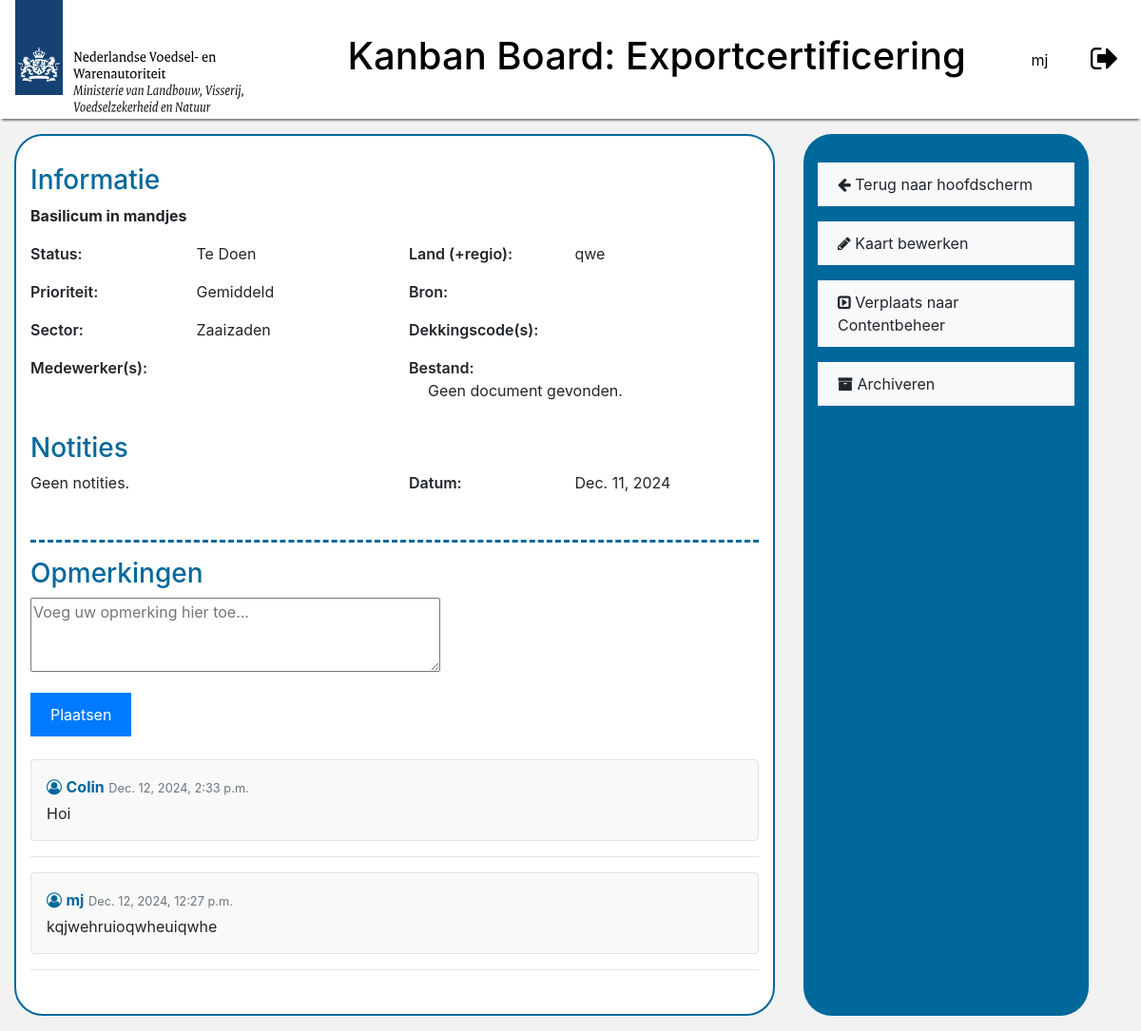
The app's page /5 (signed in) with its own data.
### tasks/models.py (models this page shows, shortened)
class Task(models.Model):
    description = models.CharField(
        max_length=255,
        blank=False,
        null=False,
    )
    country = models.CharField(max_length=100, default="")
    sector = models.CharField(
        max_length=40,
        choices=SectorChoices.choices,
        default=SectorChoices.ZAAIZADEN
    )
    status = models.CharField(
        max_length=15,
        choices=TaskStatus.choices,
        default=TaskStatus.TODO
    )
    column = models.CharField(
        max_length=20,
        choices=ColumnStatus.choices,
        default=ColumnStatus.EXPERTISE
    )
    assigned_employee = models.ForeignKey(
        User,
        on_delete=models.SET_NULL,
        null=True,
        blank=True,
        related_name='assigned_tasks'
    )
    priority = models.CharField(
        max_length=10,
        choices=PriorityChoices.choices,
        default=PriorityChoices.MEDIUM
    )
    source = models.TextField(blank=True)
    coverages = models.TextField(blank=True)
    created_at = models.DateTimeField(auto_now_add=True)
    archived = models.BooleanField(default=False)
    date_archived = models.DateTimeField(
        blank=True,
        null=True,
    )
    file = models.FileField(upload_to='task_files/', blank=True, null=True)
    notes = models.TextField(
        blank=True,
        help_text="Additional notes or details about the task."
    )

class Comment(models.Model):
    task = models.ForeignKey(Task, on_delete=models.CASCADE, related_name='comments')
    user = models.ForeignKey(User, on_delete=models.CASCADE)
    content = models.TextField()
    created_at = models.DateTimeField(auto_now_add=True)

### tasks/views.py (the view)
# urls.py: path('<int:task_id>', views.view_task, name='view_task'),
@login_required
def view_task(request, task_id):
    task = get_object_or_404(Task, id=task_id)
    comments = task.comments.all().order_by('-created_at')
    if request.method == 'POST':
        comment_form = CommentForm(request.POST)
        if comment_form.is_valid():
            comment = comment_form.save(commit=False)
            comment.task = task
            comment.user = request.user
            comment.save()
            return redirect('view_task', task_id=task.id)
    else:
        comment_form = CommentForm()
    user_has_permission = has_permission_for_task(request.user, task)
    context = {
        'task': task,
        'comments': comments,
        'comment_form': comment_form,
        'user_has_permission': user_has_permission,
    }
    return render(request, 'view_task.html', context)

### tasks/forms.py
class CommentForm(forms.ModelForm):
    class Meta:
        model = Comment
        fields = ['content']
        widgets = {
            'content': forms.Textarea(attrs={
                'placeholder': 'Voeg uw opmerking hier toe...',
                'rows': 3
            }),
        }

### tasks/utils.py (called while the page is built)
def has_permission_for_task(user, task):
    if user.is_superuser:
        return True
    if task.column in ['expertise', 'notificeren'] and user.groups.filter(name="Expertise").exists():
        return True
    if task.column == 'contentbeheer' and user.groups.filter(name="Contentbeheer").exists():
        return True
    return False

### tasks/templates/view_task.html (shortened to what this page needs)
{% extends 'base.html' %}
{% block content %}
<div class="row mb-3" style="width: 100%;">
    <div class="col-8 archive-column mt-3" style="margin-right: 0px;">
        <h3 style="color: #01689b;">Informatie</h3>
            <p><strong>{{ task.description }}</strong></p>
            <div class="row">
                <div class="col-6">
                    <p>
                        <span class="task-details-label">Status:</span>
                        <span class="task-details-value">
                            {% if not task.archived %}
                                {{ task.get_status_display }}
                            {% else %}
                                Afgerond
                            {% endif %}
                        </span>
                    </p>
                    <p>
                        <span class="task-details-label">Prioriteit:</span>
                        <span class="task-details-value">{{ task.priority }}</span>
                    </p>
                    <p>
                        <span class="task-details-label">Sector:</span>
                        <span class="task-details-value">{{ task.sector }}</span>
                    </p>
                    <p>
                        <span class="task-details-label">Medewerker(s):</span>
                    </p>
                </div>
                <div class="col-6">
                    <p>
                        <span class="task-details-label">Land (+regio):</span>
                        <span class="task-details-value">{{ task.country }}</span>
                    </p>
                    <p>
                        <span class="task-details-label">Bron:</span>
                    </p>
                    <p>
                        <span class="task-details-label">Dekkingscode(s):</span>
                    </p>
                    <p>
                        <span class="task-details-label">Bestand:</span>
                        <span class="task-details-value">
                            {% if task.file %}
                                <a href="{{ task.file.url }}" target="_blank">Bekijk bestand</a>
                            {% else %}
                                Geen document gevonden.
                            {% endif %}
                        </span>
                    </p>
                </div>
        </div>
        <h3 class="mt-3" style="color: #01689b;">Notities</h3>
        <div class="row">
        <div class="mb-3 col-6">
        <p>{% if task.notes%} {{ task.notes }}{% else %}Geen notities.{% endif %}</p>
        </div>
        <div class="mb-3 col-6">
            <p>
                <span class="task-details-label">Datum:</span>
                <span class="task-details-value">{{ task.created_at | date }}</span>
            </p>
        </div>
    </div>
    <hr style="border-top: 3px dashed #01689b;">
    <h3 style="color: #01689b;">Opmerkingen</h3>
    {% if not task.archived %}
    <form method="post" class="mb-3">
        <div class="form-group">
            {{ comment_form.content }}
        </div>
        <button type="submit" class="btn btn-primary">Plaatsen</button>
    </form>
    {% endif %}
    <div class="comments-section mt-4">
        {% for comment in comments %}
        <div class="comment mb-3 p-3 border rounded">
            <p class="mb-1">
                <i class="fa fa-user-circle-o" style="color: #01689b;"></i>
                <strong>{{ comment.user.username }}</strong>
                <small class="text-muted">{{ comment.created_at }}</small>
            </p>
            <p class="mb-0">{{ comment.content }}</p>
        </div>
        <hr>
        {% empty %}
        <p class="text-muted">Geen opmerkingen tot nu toe</p>
        {% endfor %}
    </div>
    </div>
    <div class="col-3 mt-3 settings-column" name="settings-column"
        style="margin-right: 0px !important; margin-left: 30px;">
        <a href="{% url 'kanban_board' %}" class="btn btn-light mb-3" style="width: 100%;"><i
                class="fa fa-arrow-left"></i> Terug naar hoofdscherm</a>
        {% if task.archived %}
        <a href="{% url 'archive' %}" class="btn btn-light mb-3" style="width: 100%;"><i class="fa fa-arrow-left"></i>
            Terug naar archief <i class="fa fa-history"></i></a>
        <form action="{% url 'unarchive_task' task.id %}" method="post" style="display:inline;">
            {% csrf_token %}
            <button type="submit" class="btn btn-light mb-3" style="width: 100%;"><i class="fa fa-repeat"></i>
                Herstellen</button>
        </form>
        <form action="{% url 'delete_task' task.id %}" method="post" style="display:inline;">
            {% csrf_token %}
            <button type="submit" class="btn btn-danger mb-3" style="width: 100%;"><i class="fa fa-trash"></i>
                Verwijderen</button>
        </form>
        {% else %}
        {% if user_has_permission %}
        <a href="{% url 'edit_task' task.id %}" class="btn btn-light mb-3" style="width: 100%;"><i
                class="fa fa-pencil"></i> Kaart bewerken</a>
        {% if task.column == "expertise" %}
        <a href="{% url 'move_task' task.id 'next' %}" class="btn btn-light mb-3" style="width: 100%;"
            name="move-to-contentbeheer"><i class="fa fa-toggle-right"></i> Verplaats
            naar Contentbeheer</a>
        {% elif task.column == "notificeren" %}
        <a href="{% url 'move_task' task.id 'previous' %}" class="btn btn-light mb-3" style="width: 100%;"
            name="move-to-contentbeheer"><i class="fa fa-toggle-left"></i> Verplaats naar Contentbeheer</a>
        {% endif %}
        <a href="{% url 'archive_task' task.id %}" class="btn btn-light mb-3" style="width: 100%;"><i
            class="fa fa-archive"></i> Archiveren</a>
        {% endif %}
        {% endif %}
    </div>
</div>
{% endblock %}

### tasks/templates/base.html (shortened to what this page needs)
{% load static %}
<!DOCTYPE html>
<html lang="nl">
<head>
    <link rel="stylesheet" href="{% static 'main.css' %}">
    <link href="https://stackpath.bootstrapcdn.com/bootstrap/4.5.2/css/bootstrap.min.css" rel="stylesheet">
    <link rel="stylesheet" href="https://cdnjs.cloudflare.com/ajax/libs/font-awesome/4.7.0/css/font-awesome.min.css">
</head>
<body style="background-color: #f2f2f2;">
    <header class="header" style="padding-top: 0px; padding-bottom: 0px;">
        {% if not user.is_authenticated %}
        <img src="{% static 'nvwa_logo.svg'%}" alt="NVWA logo">
        <h1 style="text-align: center; width: 100%; margin-right: 235px;">Kanban Board: Exportcertificering</h1>
        {% else %}
        <img src="{% static 'nvwa_logo.svg'%}" alt="NVWA logo">
        <h1 style="text-align: center;">Kanban Board: Exportcertificering</h1>
        <div class="user-info row justify-content-end" style="margin-right: 20px;">
            <div class="col-4">
                    <bold>{{ user.username }}</bold>
            </div>
            <a href="{% url 'logout' %}" class="logout-icon col-3" title="Logout"><i class="fa fa-sign-out fa-2x"></i></a>
            {% endif %}
        </div>
    </header>
    {% block content %}
    {% endblock %}
</body>
</html>

### static/main.css (style rules this page uses)
.header { display: flex; justify-content: space-between; align-items: center; padding: 16px; background-color: white; color: black; box-shadow: 0 4px 2px -2px gray; }
.user-info { display: flex; align-items: center; gap: 8px; }
.logout-icon { margin-left: 12px; text-decoration: none; color: #000; }
.settings-column { background-color: #01689b; border-radius: 30px; padding-top: 30px; padding-bottom: 30px; margin-right: 50px; }
.archive-column { background-color: #fff; border: 2px #01689b solid; border-radius: 30px; padding-top: 30px; padding-bottom: 30px; margin-left: 30px; }
.btn { border-radius: 0px !important; text-align: start !important; padding: 20px !important; padding-top: 10px !important; padding-bottom: 10px !important; }
.comment { background-color: #f9f9f9; border: 1px solid #ddd; border-radius: 8px; padding: 10px; margin-bottom: 15px; }
.comment strong { color: #01689b; }
.task-details-label { font-weight: 600; width: 150px; display: inline-block; }
.task-details-value { display: inline-block; margin-left: 20px; }

### records on screen
Task: description "Basilicum in mandjes", status "Te Doen", priority "Gemiddeld", sector "Zaaizaden", country "qwe", created_at "Dec. 11, 2024"
Comment: user.username "Colin", created_at "Dec. 12, 2024, 2:33 p.m.", content "Hoi"
Comment: user.username "mj", created_at "Dec. 12, 2024, 12:27 p.m.", content "kqjwehruioqwheuiqwhe"

### other values on screen
{{ user.username }} "mj"
